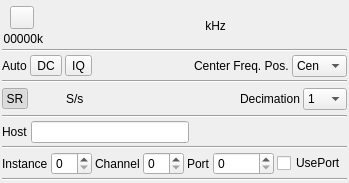
<?xml version="1.0" encoding="UTF-8"?>
<ui version="4.0">
 <class>VRTZMQGui</class>
 <widget class="QWidget" name="VRTZMQGui">
  <property name="sizePolicy">
   <sizepolicy hsizetype="Fixed" vsizetype="Fixed">
    <horstretch>0</horstretch>
    <verstretch>0</verstretch>
   </sizepolicy>
  </property>
  <property name="font">
   <font>
    <family>Liberation Sans</family>
    <pointsize>9</pointsize>
   </font>
  </property>
  <property name="windowTitle">
   <string>VRT-ZMQ</string>
  </property>
  <layout class="QVBoxLayout" name="verticalLayout">
   <property name="spacing">
    <number>3</number>
   </property>
   <property name="leftMargin">
    <number>2</number>
   </property>
   <property name="topMargin">
    <number>2</number>
   </property>
   <property name="rightMargin">
    <number>2</number>
   </property>
   <property name="bottomMargin">
    <number>2</number>
   </property>
   <item>
    <layout class="QHBoxLayout" name="horizontalLayout_freq">
     <property name="topMargin">
      <number>4</number>
     </property>
     <item>
      <layout class="QVBoxLayout" name="deviceUILayout">
       <item>
        <layout class="QHBoxLayout" name="deviceButtonsLayout">
         <item>
          <widget class="ButtonSwitch" name="startStop">
           <property name="toolTip">
            <string>start/stop acquisition</string>
           </property>
           <property name="text">
            <string/>
           </property>
           <property name="icon">
            <iconset resource="../../../sdrgui/resources/res.qrc">
             <normaloff>:/play.png</normaloff>
             <normalon>:/stop.png</normalon>:/play.png</iconset>
           </property>
          </widget>
         </item>
        </layout>
       </item>
       <item>
        <layout class="QHBoxLayout" name="deviceRateLayout">
         <item>
          <widget class="QLabel" name="deviceRateText">
           <property name="toolTip">
            <string>I/Q sample rate kS/s</string>
           </property>
           <property name="text">
            <string>00000k</string>
           </property>
           <property name="alignment">
            <set>Qt::AlignmentFlag::AlignRight|Qt::AlignmentFlag::AlignTrailing|Qt::AlignmentFlag::AlignVCenter</set>
           </property>
          </widget>
         </item>
        </layout>
       </item>
      </layout>
     </item>
     <item>
      <spacer name="horizontalSpacer">
       <property name="orientation">
        <enum>Qt::Orientation::Horizontal</enum>
       </property>
       <property name="sizeHint" stdset="0">
        <size>
         <width>0</width>
         <height>0</height>
        </size>
       </property>
      </spacer>
     </item>
     <item>
      <widget class="ValueDial" name="centerFrequency" native="true">
       <property name="sizePolicy">
        <sizepolicy hsizetype="Maximum" vsizetype="Maximum">
         <horstretch>0</horstretch>
         <verstretch>0</verstretch>
        </sizepolicy>
       </property>
       <property name="minimumSize">
        <size>
         <width>32</width>
         <height>16</height>
        </size>
       </property>
       <property name="font">
        <font>
         <family>Liberation Mono</family>
         <pointsize>16</pointsize>
        </font>
       </property>
       <property name="cursor">
        <cursorShape>PointingHandCursor</cursorShape>
       </property>
       <property name="focusPolicy">
        <enum>Qt::FocusPolicy::StrongFocus</enum>
       </property>
       <property name="toolTip">
        <string>Center frequency of reception in kHz</string>
       </property>
      </widget>
     </item>
     <item>
      <widget class="QLabel" name="freqUnits">
       <property name="text">
        <string> kHz</string>
       </property>
      </widget>
     </item>
     <item>
      <spacer name="horizontalSpacer_2">
       <property name="orientation">
        <enum>Qt::Orientation::Horizontal</enum>
       </property>
       <property name="sizeHint" stdset="0">
        <size>
         <width>0</width>
         <height>0</height>
        </size>
       </property>
      </spacer>
     </item>
    </layout>
   </item>
   <item>
    <widget class="Line" name="line_5">
     <property name="orientation">
      <enum>Qt::Orientation::Horizontal</enum>
     </property>
    </widget>
   </item>
   <item>
    <layout class="QGridLayout" name="gridLayout_corr">
     <item row="0" column="4">
      <widget class="QLabel" name="fcPosLabel">
       <property name="text">
        <string>Center Freq. Pos.</string>
       </property>
      </widget>
     </item>
     <item row="0" column="3">
      <spacer name="horizontalSpacer_6">
       <property name="orientation">
        <enum>Qt::Orientation::Horizontal</enum>
       </property>
       <property name="sizeHint" stdset="0">
        <size>
         <width>40</width>
         <height>20</height>
        </size>
       </property>
      </spacer>
     </item>
     <item row="0" column="5">
      <widget class="QComboBox" name="fcPos">
       <property name="minimumSize">
        <size>
         <width>55</width>
         <height>0</height>
        </size>
       </property>
       <property name="maximumSize">
        <size>
         <width>50</width>
         <height>16777215</height>
        </size>
       </property>
       <property name="toolTip">
        <string>Relative position of device center frequency</string>
       </property>
       <property name="currentIndex">
        <number>2</number>
       </property>
       <item>
        <property name="text">
         <string>Inf</string>
        </property>
       </item>
       <item>
        <property name="text">
         <string>Sup</string>
        </property>
       </item>
       <item>
        <property name="text">
         <string>Cen</string>
        </property>
       </item>
      </widget>
     </item>
     <item row="0" column="0">
      <widget class="QLabel" name="corrLabel">
       <property name="text">
        <string>Auto</string>
       </property>
      </widget>
     </item>
     <item row="0" column="2">
      <widget class="ButtonSwitch" name="iqImbalance">
       <property name="toolTip">
        <string>Automatic IQ imbalance correction</string>
       </property>
       <property name="text">
        <string>IQ</string>
       </property>
      </widget>
     </item>
     <item row="0" column="1">
      <widget class="ButtonSwitch" name="dcOffset">
       <property name="toolTip">
        <string>Automatic DC offset removal</string>
       </property>
       <property name="text">
        <string>DC</string>
       </property>
      </widget>
     </item>
    </layout>
   </item>
   <item>
    <widget class="Line" name="line_4">
     <property name="orientation">
      <enum>Qt::Orientation::Horizontal</enum>
     </property>
    </widget>
   </item>
   <item>
    <layout class="QHBoxLayout" name="sampleRateLayout">
     <property name="topMargin">
      <number>2</number>
     </property>
     <property name="bottomMargin">
      <number>2</number>
     </property>
     <item>
      <widget class="QToolButton" name="sampleRateMode">
       <property name="minimumSize">
        <size>
         <width>26</width>
         <height>0</height>
        </size>
       </property>
       <property name="maximumSize">
        <size>
         <width>26</width>
         <height>16777215</height>
        </size>
       </property>
       <property name="toolTip">
        <string>Toggle between device to host (SR) and base band (BB) sample rate input</string>
       </property>
       <property name="text">
        <string>SR</string>
       </property>
       <property name="checkable">
        <bool>true</bool>
       </property>
       <property name="checked">
        <bool>true</bool>
       </property>
      </widget>
     </item>
     <item>
      <widget class="ValueDial" name="sampleRate" native="true">
       <property name="sizePolicy">
        <sizepolicy hsizetype="Maximum" vsizetype="Maximum">
         <horstretch>0</horstretch>
         <verstretch>0</verstretch>
        </sizepolicy>
       </property>
       <property name="minimumSize">
        <size>
         <width>32</width>
         <height>16</height>
        </size>
       </property>
       <property name="font">
        <font>
         <family>Liberation Mono</family>
         <pointsize>12</pointsize>
        </font>
       </property>
       <property name="cursor">
        <cursorShape>PointingHandCursor</cursorShape>
       </property>
       <property name="toolTip">
        <string>Device sample rate (S/s)</string>
       </property>
      </widget>
     </item>
     <item>
      <widget class="QLabel" name="sampleRateUnit">
       <property name="text">
        <string>S/s</string>
       </property>
      </widget>
     </item>
     <item>
      <spacer name="horizontalSpacer_7">
       <property name="orientation">
        <enum>Qt::Orientation::Horizontal</enum>
       </property>
       <property name="sizeHint" stdset="0">
        <size>
         <width>40</width>
         <height>20</height>
        </size>
       </property>
      </spacer>
     </item>
     <item>
      <widget class="QLabel" name="label_decim">
       <property name="text">
        <string>Decimation</string>
       </property>
      </widget>
     </item>
     <item>
      <widget class="QComboBox" name="decim">
       <property name="maximumSize">
        <size>
         <width>45</width>
         <height>16777215</height>
        </size>
       </property>
       <property name="toolTip">
        <string>Decimation factor</string>
       </property>
       <property name="currentIndex">
        <number>0</number>
       </property>
       <item>
        <property name="text">
         <string>1</string>
        </property>
       </item>
       <item>
        <property name="text">
         <string>2</string>
        </property>
       </item>
       <item>
        <property name="text">
         <string>4</string>
        </property>
       </item>
       <item>
        <property name="text">
         <string>8</string>
        </property>
       </item>
       <item>
        <property name="text">
         <string>16</string>
        </property>
       </item>
       <item>
        <property name="text">
         <string>32</string>
        </property>
       </item>
       <item>
        <property name="text">
         <string>64</string>
        </property>
       </item>
      </widget>
     </item>
    </layout>
   </item>
   <item>
    <widget class="Line" name="line_2">
     <property name="orientation">
      <enum>Qt::Orientation::Horizontal</enum>
     </property>
    </widget>
   </item>
   <item>
    <layout class="QGridLayout" name="gridLayout_3">
     <item row="0" column="0">
      <widget class="QLabel" name="HostLabel">
       <property name="text">
        <string>Host</string>
       </property>
      </widget>
     </item>
     <item row="0" column="1">
      <widget class="QLineEdit" name="HostName"/>
     </item>
     <item row="0" column="2">
      <spacer name="horizontalSpacer_3">
       <property name="orientation">
        <enum>Qt::Orientation::Horizontal</enum>
       </property>
       <property name="sizeHint" stdset="0">
        <size>
         <width>40</width>
         <height>20</height>
        </size>
       </property>
      </spacer>
     </item>
    </layout>
   </item>
   <item>
    <widget class="Line" name="line_3">
     <property name="orientation">
      <enum>Qt::Orientation::Horizontal</enum>
     </property>
    </widget>
   </item>
   <item>
    <layout class="QGridLayout" name="gridLayout">
     <item row="0" column="7">
      <widget class="QSpinBox" name="Port">
       <property name="maximum">
        <number>99999</number>
       </property>
      </widget>
     </item>
     <item row="0" column="5">
      <widget class="QSpinBox" name="Channel">
       <property name="maximum">
        <number>99</number>
       </property>
      </widget>
     </item>
     <item row="0" column="6">
      <widget class="QLabel" name="PortLabel">
       <property name="text">
        <string>Port</string>
       </property>
      </widget>
     </item>
     <item row="0" column="2">
      <widget class="QLabel" name="InstanceLabel">
       <property name="text">
        <string>Instance</string>
       </property>
      </widget>
     </item>
     <item row="0" column="3">
      <widget class="QSpinBox" name="Instance"/>
     </item>
     <item row="0" column="4">
      <widget class="QLabel" name="ChannelLabel">
       <property name="text">
        <string>Channel</string>
       </property>
       <property name="textFormat">
        <enum>Qt::TextFormat::PlainText</enum>
       </property>
      </widget>
     </item>
     <item row="0" column="8">
      <widget class="QCheckBox" name="UsePort">
       <property name="text">
        <string>UsePort</string>
       </property>
      </widget>
     </item>
    </layout>
   </item>
   <item>
    <widget class="Line" name="line">
     <property name="orientation">
      <enum>Qt::Orientation::Horizontal</enum>
     </property>
    </widget>
   </item>
  </layout>
 </widget>
 <customwidgets>
  <customwidget>
   <class>ValueDial</class>
   <extends>QWidget</extends>
   <header>gui/valuedial.h</header>
   <container>1</container>
  </customwidget>
  <customwidget>
   <class>ButtonSwitch</class>
   <extends>QToolButton</extends>
   <header>gui/buttonswitch.h</header>
  </customwidget>
 </customwidgets>
 <resources>
  <include location="../../../sdrgui/resources/res.qrc"/>
 </resources>
 <connections/>
</ui>
